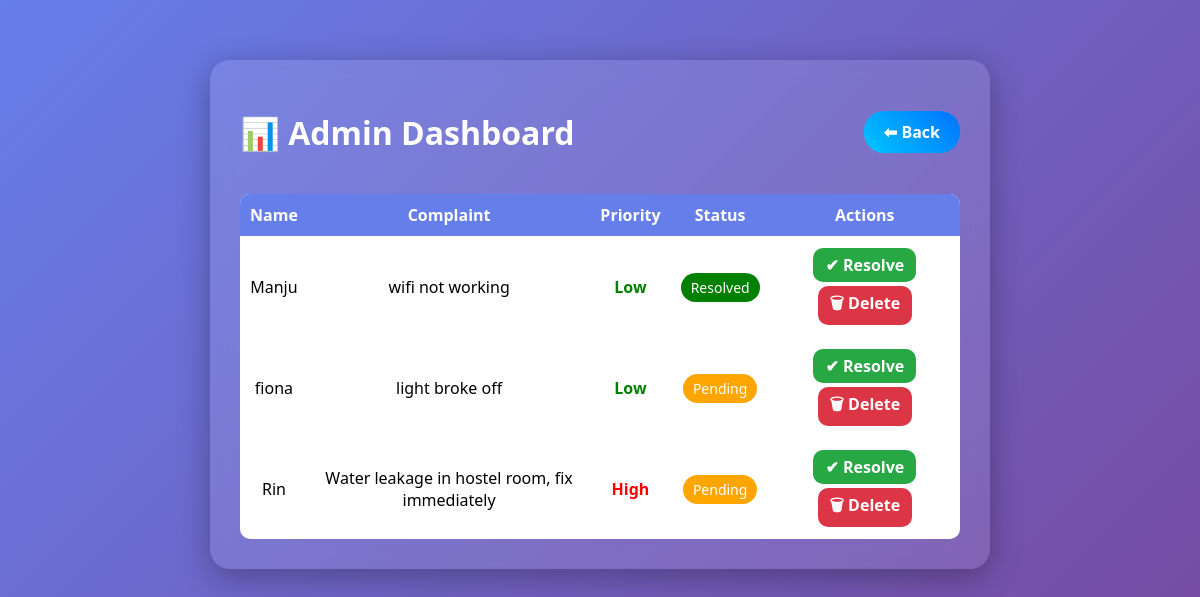
The page /admin on the database its author committed.
### tables this page shows
CREATE TABLE complaints (
            id INTEGER PRIMARY KEY AUTOINCREMENT,
            name TEXT,
            complaint TEXT,
            priority TEXT,
            status TEXT
        );

### app.py (the view)
@app.route("/admin")
def admin():
    conn = sqlite3.connect('database.db')
    data = conn.execute("SELECT * FROM complaints").fetchall()
    conn.close()
    return render_template("admin.html", data=data)

### templates/admin.html (shortened to what this page needs)
<!DOCTYPE html>
<html>
<head>
    <link rel="stylesheet" href="{{ url_for('static', filename='style.css') }}">
</head>
<body>
<div class="container">
    <div class="header">
        <h1>📊 Admin Dashboard</h1>
        <a href="/" class="back-btn">⬅ Back</a>
    </div>
    <table>
        <tr>
            <th>Name</th>
            <th>Complaint</th>
            <th>Priority</th>
            <th>Status</th>
            <th>Actions</th>
        </tr>
        {% for row in data %}
        <tr>
            <td>{{row[1]}}</td>
            <td>{{row[2]}}</td>
            <td class="{{row[3]|lower}}">
                {{row[3]}}
            </td>
            <td>
                <span class="status {{row[4]|lower}}">
                    {{row[4]}}
                </span>
            </td>
            <td>
                <a href="/resolve/{{row[0]}}" class="btn resolve">✔ Resolve</a>
                <a href="/delete/{{row[0]}}" class="btn delete">🗑 Delete</a>
            </td>
        </tr>
        {% endfor %}
    </table>
</div>
</body>
</html>

### static/style.css (style rules this page uses)
body { margin: 0; font-family: 'Segoe UI', sans-serif; background: linear-gradient(135deg, #667eea, #764ba2); color: white; }
.container { width: 60%; margin: 60px auto; padding: 30px; border-radius: 20px; background: rgba(255, 255, 255, 0.1); backdrop-filter: blur(10px); box-shadow: 0 8px 32px rgba(0,0,0,0.3); text-align: center; animation: fadeIn 1s ease-in-out; }
h1 { margin-bottom: 20px; }
table { width: 100%; margin-top: 20px; border-collapse: collapse; background: white; color: black; border-radius: 10px; overflow: hidden; }
th { background: #667eea; color: white; padding: 10px; }
td { padding: 10px; }
.high { color: red; font-weight: bold; }
.low { color: green; font-weight: bold; }
a { color: #ffd700; text-decoration: none; font-weight: bold; }

### templates/admin.html (style rules this page uses)
.header { display: flex; justify-content: space-between; align-items: center; }
.back-btn { background: linear-gradient(45deg, #00c6ff, #0072ff); padding: 10px 20px; border-radius: 20px; color: white; transition: 0.3s; }
.status { padding: 5px 10px; border-radius: 15px; color: white; font-size: 14px; }
.pending { background: orange; }
.resolved { background: green; }
.btn { padding: 6px 12px; border-radius: 10px; margin: 2px; display: inline-block; transition: 0.3s; }
.resolve { background: #28a745; color: white; }
.delete { background: #dc3545; color: white; }
table { animation: fadeIn 1s ease-in-out; }

### rows shown on the page
complaints: name "Manju", complaint "wifi not working", priority "Low", status "Resolved"
complaints: name "fiona", complaint "light broke off", priority "Low", status "Pending"
complaints: name "Rin", complaint "Water leakage in hostel room, fix immediately", priority "High", status "Pending"
